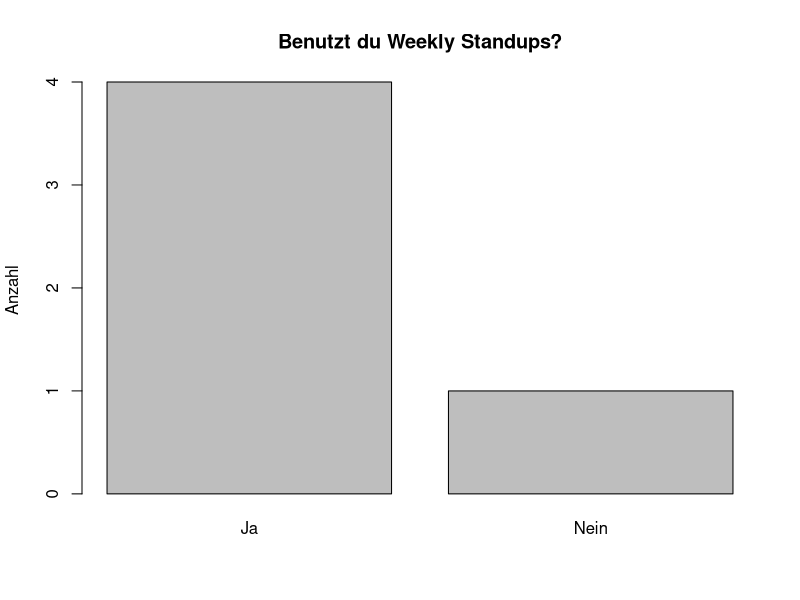
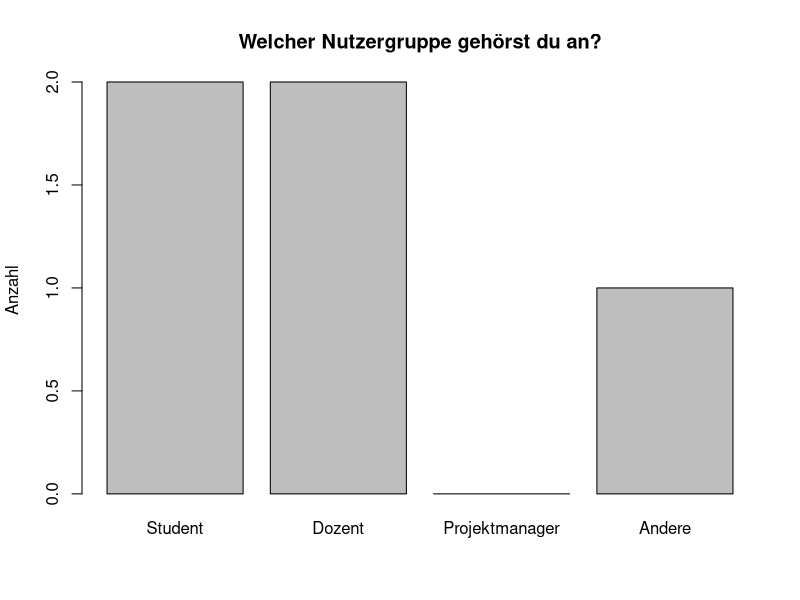
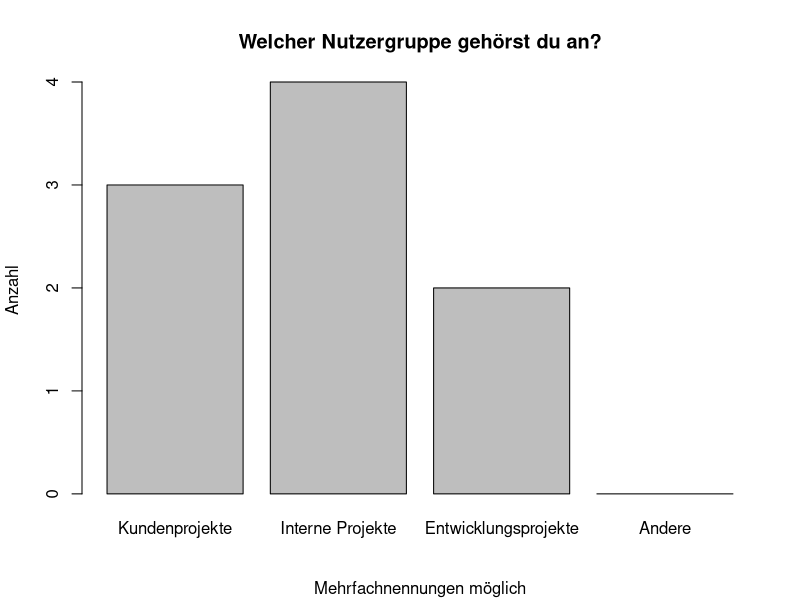
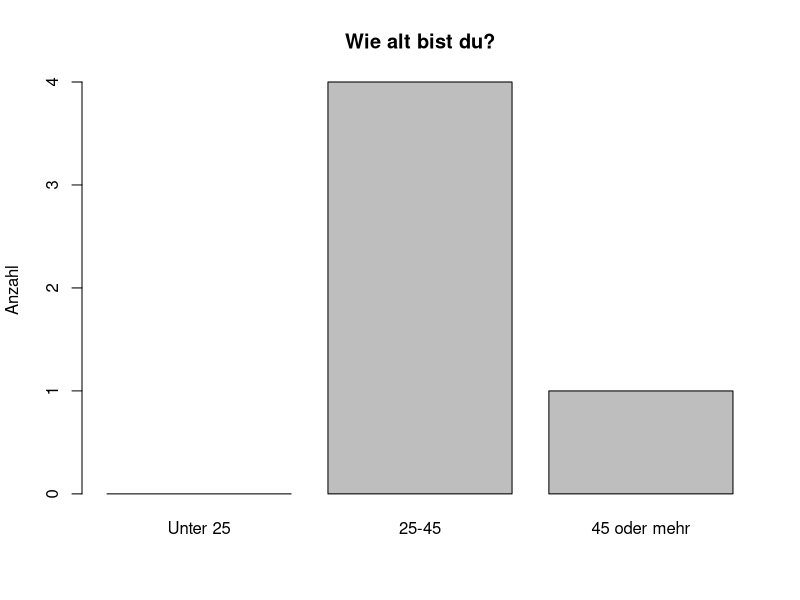
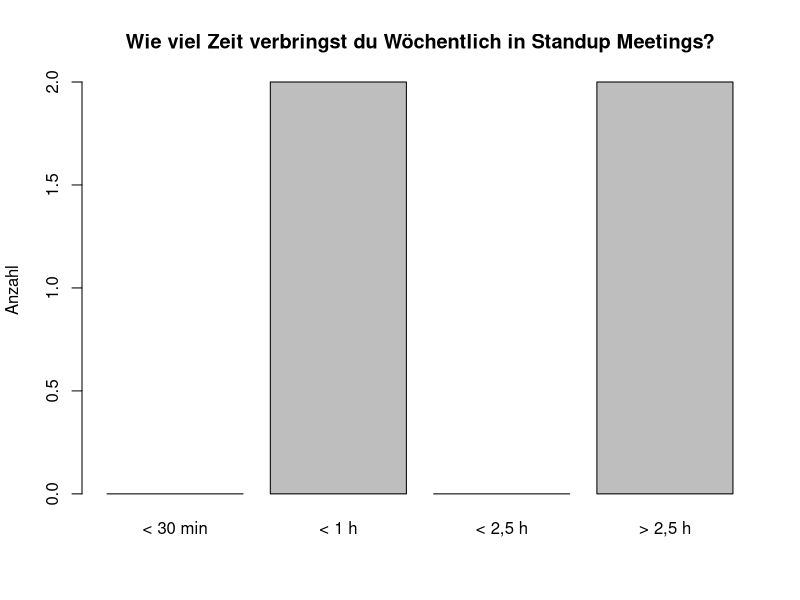
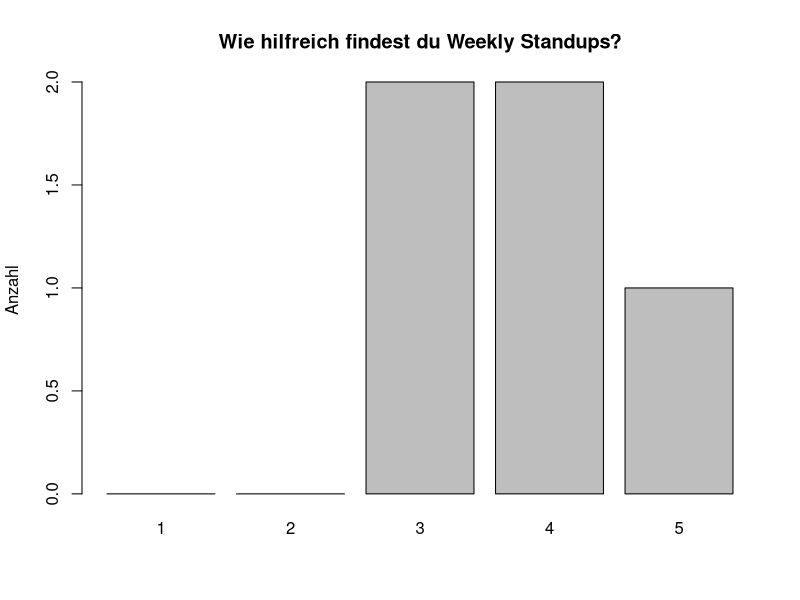
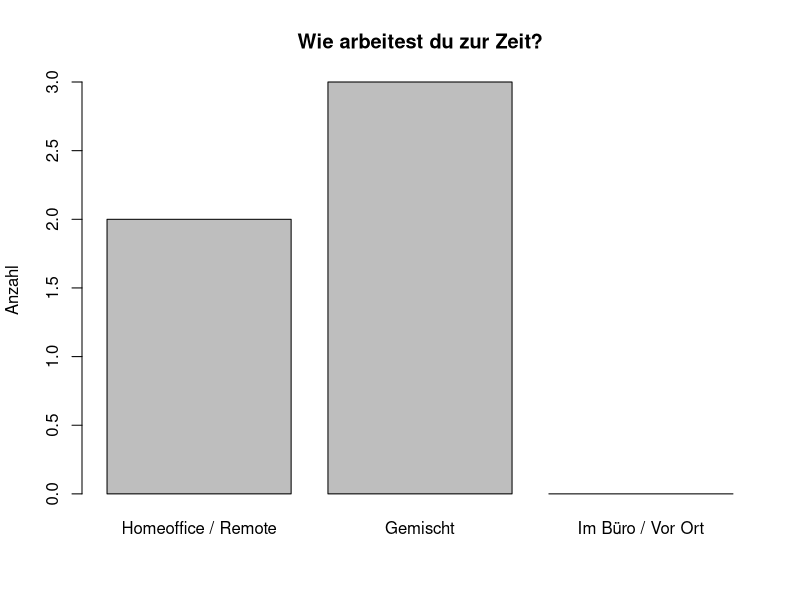
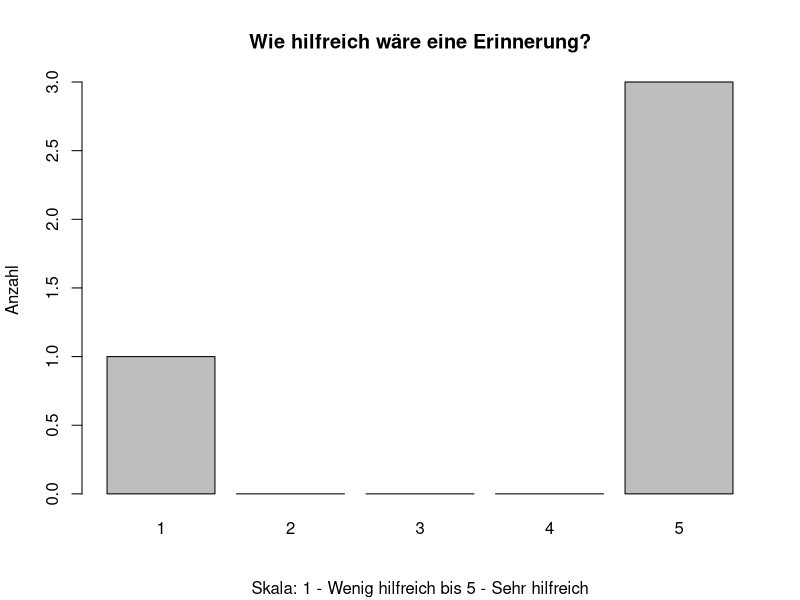

R code for these plots, in order:
####### Q1 #########

usingWeeklyY<-c(4,1)
usingWeeklyX<-c("Ja","Nein")

pdf(file ="q1.pdf")

barplot(usingWeeklyY,names.arg=usingWeeklyX,ylab="Anzahl",
main="Benutzt du Weekly Standups?",border="black")

####### Q2 #########

userGroupY<-c(2,2,0,1)
userGroupX<-c("Student","Dozent","Projektmanager","Andere")

pdf(file ="q2.pdf")

barplot(userGroupY,names.arg=userGroupX,ylab="Anzahl",
main="Welcher Nutzergruppe gehörst du an?",border="black")

####### Q3 #########

projectKindY<-c(3,4,2,0)
projectKindX<-c("Kundenprojekte","Interne Projekte","Entwicklungsprojekte","Andere")

pdf(file ="q3.pdf")

barplot(projectKindY,names.arg=projectKindX,ylab="Anzahl",
main="Welcher Nutzergruppe gehörst du an?",sub="Mehrfachnennungen möglich",border="black")

####### Q4 #########

ageY<-c(0,4,1)
ageX<-c("Unter 25","25-45","45 oder mehr")

pdf(file ="q4.pdf")

barplot(ageY,names.arg=ageX,ylab="Anzahl",
main="Wie alt bist du?",border="black")

####### Q5 #########

timeY<-c(0,2,0,2)
timeX<-c("< 30 min","< 1 h","< 2,5 h","> 2,5 h")

pdf(file ="q5.pdf")

barplot(timeY,names.arg=timeX,ylab="Anzahl",
main="Wie viel Zeit verbringst du Wöchentlich in Standup Meetings?",border="black")

####### Q6 #########

useY<-c(0,0,2,2,1)
useX<-c("1","2","3","4","5")

pdf(file ="q6.pdf")

barplot(useY,names.arg=useX,ylab="Anzahl",
main="Wie hilfreich findest du Weekly Standups?",border="black")

####### Q7 #########

locY<-c(2,3,0)
locX<-c("Homeoffice / Remote","Gemischt","Im Büro / Vor Ort")

pdf(file ="q7.pdf")

barplot(locY,names.arg=locX,ylab="Anzahl",
main="Wie arbeitest du zur Zeit?",border="black")

####### Q8.1 #########

locY<-c(1,0,0,0,3)
locX<-c("1","2","3","4","5")

pdf(file ="q8-1.pdf")

barplot(locY,names.arg=locX,ylab="Anzahl",
main="Wie hilfreich wäre eine Erinnerung?",sub="Skala: 1 - Wenig hilfreich bis 5 - Sehr hilfreich",border="black")

####### Q8.1 #########

locY<-c(1,0,0,0,3)
locX<-c("1","2","3","4","5")

pdf(file ="q8-1.pdf")

barplot(locY,names.arg=locX,ylab="Anzahl",
main="Wie hilfreich wäre eine Erinnerung?",sub="Skala: 1 - Wenig hilfreich bis 5 - Sehr hilfreich",border="black")

####### Q8.2 #########

locY<-c(1,0,1,1,1)
locX<-c("1","2","3","4","5")

pdf(file ="q8-2.pdf")

barplot(locY,names.arg=locX,ylab="Anzahl",
main="Wie hilfreich wäre eine Timeline?",sub="Skala: 1 - Wenig hilfreich bis 5 - Sehr hilfreich",border="black")

####### Q8.3 #########

locY<-c(1,0,1,1,1)
locX<-c("1","2","3","4","5")

pdf(file ="q8-3.pdf")

barplot(locY,names.arg=locX,ylab="Anzahl",
main="Wie hilfreich wäre eine Suchfunktion?",sub="Skala: 1 - Wenig hilfreich bis 5 - Sehr hilfreich",border="black")

####### Q8.4 #########

locY<-c(0,0,0,3,1)
locX<-c("1","2","3","4","5")

pdf(file ="q8-4.pdf")

barplot(locY,names.arg=locX,ylab="Anzahl",
main="Wie hilfreich wären soziale Markierungen?",sub="Skala: 1 - Wenig hilfreich bis 5 - Sehr hilfreich",border="black")

####### Q8.5 #########

locY<-c(0,0,1,1,2)
locX<-c("1","2","3","4","5")

pdf(file ="q8-5.pdf")

barplot(locY,names.arg=locX,ylab="Anzahl",
main="Wie hilfreich wären vorgegebene Eingabefelder?",sub="Skala: 1 - Wenig hilfreich bis 5 - Sehr hilfreich",border="black")

####### Q9 #########

mtimeY<-c(2,2,0)
mtimeX<-c("Morgens","Mittags","Nachmittag")

pdf(file ="q9.pdf")

barplot(mtimeY,names.arg=mtimeX,ylab="Anzahl",
main="Was ist dein bevorzugter Zeitpunkt für ein Weekly Standup?",border="black")

####### Q10 #########

usingWeeklyY<-c(2,2)
usingWeeklyX<-c("Schriftlich","Persönlich")

pdf(file ="q10.pdf")

barplot(usingWeeklyY,names.arg=usingWeeklyX,ylab="Anzahl",
main="Welche Form eines Weekly Standups würdest du bevorzugen?",border="black")

####### Q11 #########

usingWeeklyY<-c(0,3,1)
usingWeeklyX<-c("Ja","Nein","Vielleicht")

pdf(file ="q11.pdf")

barplot(usingWeeklyY,names.arg=usingWeeklyX,ylab="Anzahl",
main="Würdest du einen Chatbot als hilfreich empfinden, welcher dir Informationen wie Deployment, Status, Logereignisse im Meeting mitteilt?",border="black")

####### Q12 #########
## Freitext
#####################


####### Q13 #########
## Freitext
#####################

####### Q14 #########

locY<-c(0,0,2,0,2)
locX<-c("1","2","3","4","5")

pdf(file ="q14.pdf")

barplot(locY,names.arg=locX,ylab="Anzahl",
main="Wie hilfreich wären vorgegebene Eingabefelder?",sub="Skala: 1 - Unwichtig bis 5 - Sehr Wichtig",border="black")